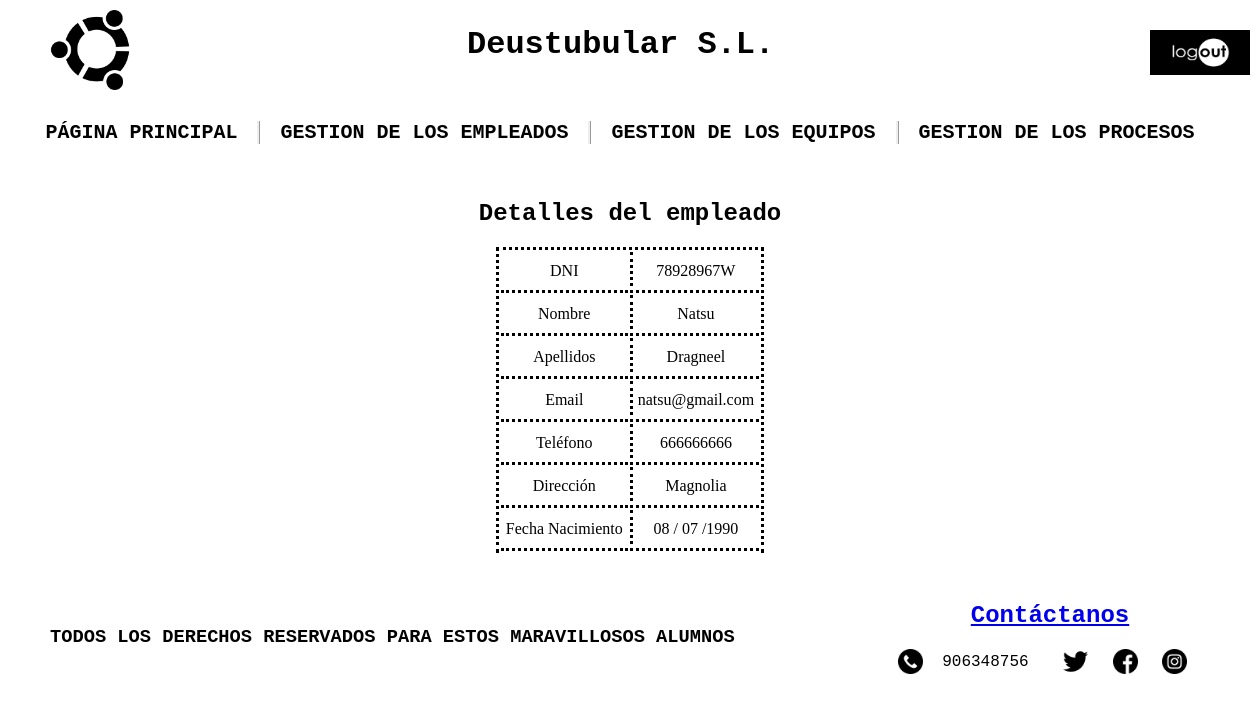
The app's page /appProduccion/produccion/empleados/78928967W/ with its own data.
### appProduccion/models.py (models this page shows, shortened)
class Empleado(models.Model):
    dni = models.CharField(primary_key=True, max_length=20)
    """Por nombres compuestos"""
    nombre = models.CharField(max_length=100)
    """Dos apellidos"""
    apellidos = models.CharField(max_length=150)
    email = models.EmailField(max_length=100)
    """Valor defecto ejemplo"""
    telefono = models.IntegerField(default=666666666)
    direccion = models.CharField(max_length=150)
    fecha_nacimiento = models.DateField(default="01/01/1990")

### appProduccion/views.py (the view)
# urls.py: path('produccion/empleados/<str:pk>/', views.EmpleadoDetailView.as_view(), name='empleado_detail'),
class EmpleadoDetailView(DetailView):
    model = Empleado
    template_name = 'empleado_detail.html'
    def get_context_data(self, **kwargs):
        context = super(EmpleadoDetailView, self).get_context_data(**kwargs)
        context['titulo_pagina'] = 'Detalles del empleado'
        return context

### appProduccion/Templates/empleado_detail.html
{% extends "base.html" %}
{% block contenido %}
<div class="div-table">
    <table>
        <tr>
            <td>DNI</td>
            <td class="td_estilos">{{ empleado.dni }}</td>
        </tr>
        <tr>
            <td>Nombre</td>
            <td class="td_estilos">{{ empleado.nombre }}</td>
        </tr>
        <tr>
            <td>Apellidos</td>
            <td class="td_estilos">{{ empleado.apellidos }}</td>
        </tr>
        <tr>
            <td>Email</td>
            <td class="td_estilos">{{ empleado.email }}</td>
        </tr>
        <tr>
            <td>Teléfono</td>
            <td class="td_estilos">{{ empleado.telefono }}</td>
        </tr>
        <tr>
            <td>Dirección</td>
            <td class="td_estilos">{{ empleado.direccion }}</td>
        </tr>
        <tr>
            <td>Fecha Nacimiento</td>
            <td class="td_estilos">{{ empleado.fecha_nacimiento|date:"d / m /Y"  }}</td>
        </tr>
    </table>
</div>
{% endblock %}

### appProduccion/static/css/style.css (style rules this page uses)
* { background-size: 100%; box-sizing: border-box; }
body { background-image: url(../imagenes/fondo.jpg); margin: 0 auto; width: 1200px; }
table { text-align: center; border-top: 3px dotted black; border-left: 3px dotted black; border-right: 3px dotted black; margin: 0 auto; }
td { padding:10px 5px 10px 5px; border-bottom: 3px dotted black; }
.td_estilos { border-left: 3px dotted black; }
.div-table { padding: 0px 10px 20px 10px; }

### records on screen
Empleado: dni "78928967W", nombre "Natsu", apellidos "Dragneel", email "natsu@gmail.com", telefono "666666666", direccion "Magnolia", fecha_nacimiento "08 / 07 /1990"

### other values on screen
{{ titulo_pagina }} "Detalles del empleado"
